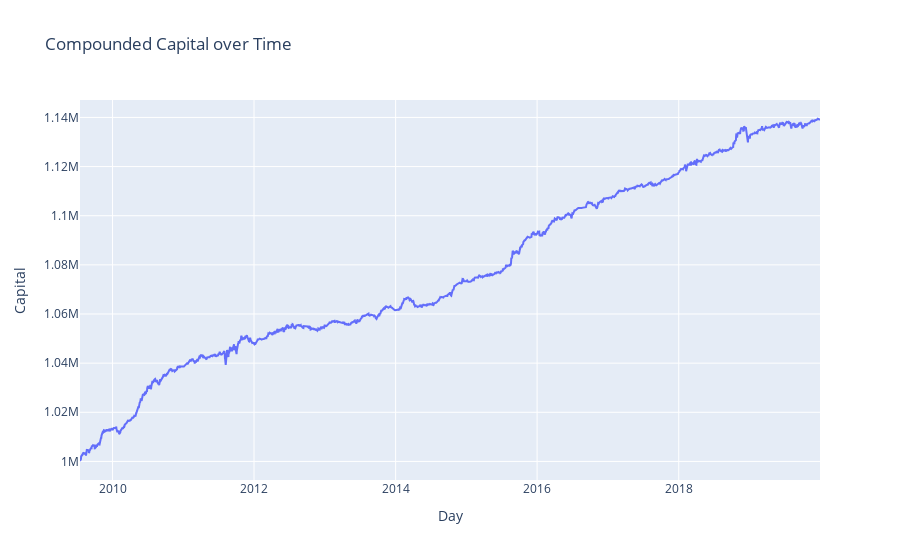

The notebook cell saved with this chart:
### Code cell
def plot_capitals(dates, capitals):
    fig1 = make_subplots(rows=1, cols=1, specs=[[{'type':'xy'}]])
    
    fig1.add_trace(go.Scatter(x=dates, y=capitals, mode="lines"), row=1, col=1)
#     fig1.add_vline(x=2.5, line_width=3, line_dash="dash", line_color="green")

    fig1.update_layout(
        title = f'Compounded Capital over Time', 
        xaxis1 = dict(title_text = 'Day'),
        yaxis1 = dict(title_text = 'Capital')
    )
    fig1.show()

gamma = 0.1
decay = 1
alpha = 0.2
gamma = 0.1
epsilon = 0.1
decay = 1
episodes = 5
activation = 'relu'
one = 80
two = 40
batch_size = 100

seed = 579
capital = 1000000
risk = 0.05 # capital risked per day


# one = 40
# two = 60
# episodes = 10
# epsilon = 0.1
# alpha = 0.1
# batch_size = 100

one = 40
two = 80
episodes = 20
epsilon = 0.1
alpha = 0.1
batch_size = 100

seed = 579
# print(one, two, episodes, epsilon, alpha)
capital = 1000000
risk = 0.05 # capital risked per day

instruments, data, models = init_models_data()

mode = 'train'
q_network, total_rewards = run(alpha, gamma, epsilon, decay, episodes, instruments, data, models, capital, risk, mode, one, two, activation, True, batch_size, seed)

instruments, data, models = init_models_data()
mode = 'full'
metrics, capitals, dates = evaluate_network(q_network, instruments, data, capital, risk, mode)
# print(f"Profit in evaluation: {profit}")
plot_capitals(dates, capitals)

### Figure 1 — Plotly figure (JSON) as saved in the notebook; plotly's stock layout.template omitted (floating-point values rounded to 4 significant figures; data arrays with more than 128 entries replaced by an {"elided": "..."} marker saying what was removed)
{"data": [{"mode": "lines", "type": "scatter", "x": {"elided": "2633 str values"}, "xaxis": "x", "y": {"elided": "2633 float values"}, "yaxis": "y"}], "layout": {"title": {"text": "Compounded Capital over Time"}, "xaxis": {"anchor": "y", "domain": [0, 1], "title": {"text": "Day"}}, "yaxis": {"anchor": "x", "domain": [0, 1], "title": {"text": "Capital"}}}}
